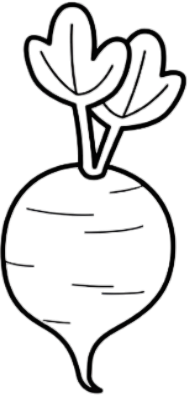
#> input picture assets/beet.png, 188 x 395 px; the run also reads 1 picture not shown here
$ python generatorV2.py
#> lines starting #> are read from the running program, lines starting #| are printed output that depends on the picture
import os
import random

from PIL import Image
from random import shuffle

# --------  SETTINGS  --------

output_dir = "output"
origin_dir = "assets"
background_name = "background.png"
count_of_objects = 8

max_rotation_angel = 90
min_rotation_angel = 0

padding_vertical = 150
padding_horizontal = 300
pixel_error_horizontal = 30
pixel_error_vertical = 30

# --------  EXECUTION  --------

# Getting all images names
objects_names_array = os.listdir(origin_dir)
objects_names_array.remove(background_name)
shuffle(objects_names_array)
# Saving from shuffled array only count of object
objects_names_array = objects_names_array[:count_of_objects]

# Opening the primary image (used in background)
background_img = Image.open(f"{origin_dir}/{background_name}")
bg_width, bg_height = background_img.size
#> bg_width = 1280; bg_height = 720

offsets = []
rotations = []
names = []

print(bg_width)
#| 1280

size_of_zone_horizontal = (bg_width - 2 * padding_horizontal) / count_of_objects
#> size_of_zone_horizontal = 85
size_of_zone_vertical = (bg_height - 2 * padding_vertical) / count_of_objects
#> size_of_zone_vertical = 52.5

base_x = [padding_horizontal + size_of_zone_horizontal * (idx + 0.5) for idx in range(count_of_objects)]
base_y = [padding_vertical + size_of_zone_vertical * (idx + 0.5) for idx in range(count_of_objects)]

print(base_x)
#| [342.5, 427.5, 512.5, 597.5, 682.5, 767.5, 852.5, 937.5]

shuffle(base_x)
shuffle(base_y)

# Pasting img2 image on top of img1
# starting at coordinates (0, 0)
for img_idx, img_name in enumerate(objects_names_array):
    img = Image.open(f"{origin_dir}/{img_name}").convert("RGBA")
#> img is the input picture: PIL image 188x395 RGBA; mean R, G, B, A 5.3, 5.2, 5.2, 29.4

    # Rotate image
    rotation_angel = random.randint(min_rotation_angel, max_rotation_angel)
    img = img.rotate(rotation_angel, expand=True)
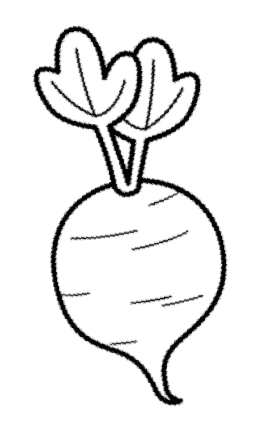
#> img: PIL image 268x427 RGBA; mean R, G, B, A 3.4, 3.4, 3.4, 19.1; transparent parts drawn white
    img_width, img_height = img.size
#> img_width = 268; img_height = 427

    # Finding coordinates
    new_x = int(base_x[img_idx] + random.randint(-pixel_error_horizontal, pixel_error_horizontal) - img_width / 2)
#> new_x = 812
    new_y = int(base_y[img_idx] + random.randint(-pixel_error_vertical, pixel_error_vertical) - img_height / 2)
#> new_y = 88

    background_img.paste(img, (new_x, new_y), mask=img)
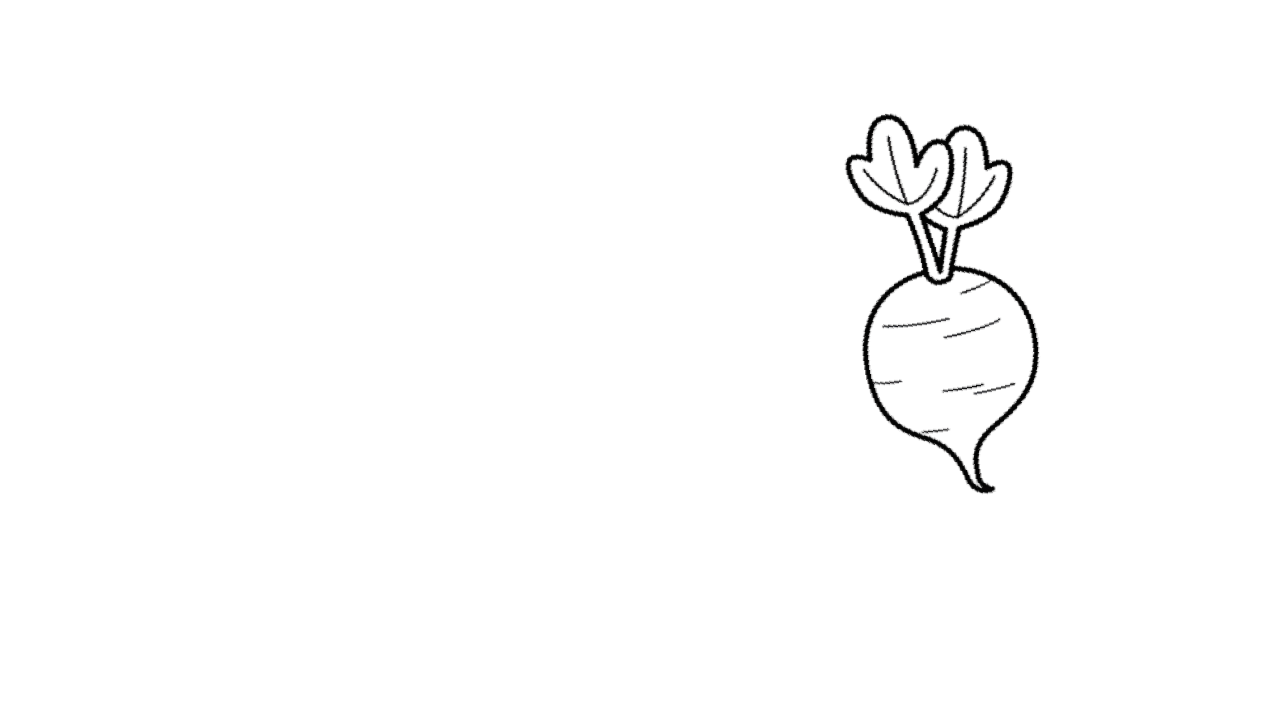
#> background_img: PIL image 1280x720 RGB; mean R, G, B 252.7, 252.7, 252.7

    offsets.append((new_x, new_y))
    rotations.append(rotation_angel)
    names.append(img_name)
#> pass 2 of the loop `for img_idx, img_name in enumerate(objects_names_array):`:
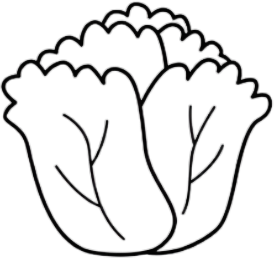
#> input picture assets/cabbage.png, 274 x 258 px
#> img is the input picture: PIL image 274x258 RGBA; mean R, G, B, A 11.3, 11.2, 11.3, 28.4
#> `img = img.rotate(rotation_angel, expand=True)`:
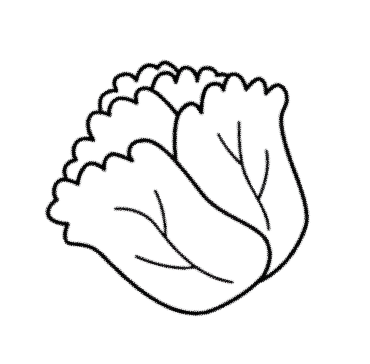
#> img: PIL image 370x364 RGBA; mean R, G, B, A 6, 5.9, 5.9, 14.9; transparent parts drawn white
#> `background_img.paste(img, (new_x, new_y), mask=img)`:
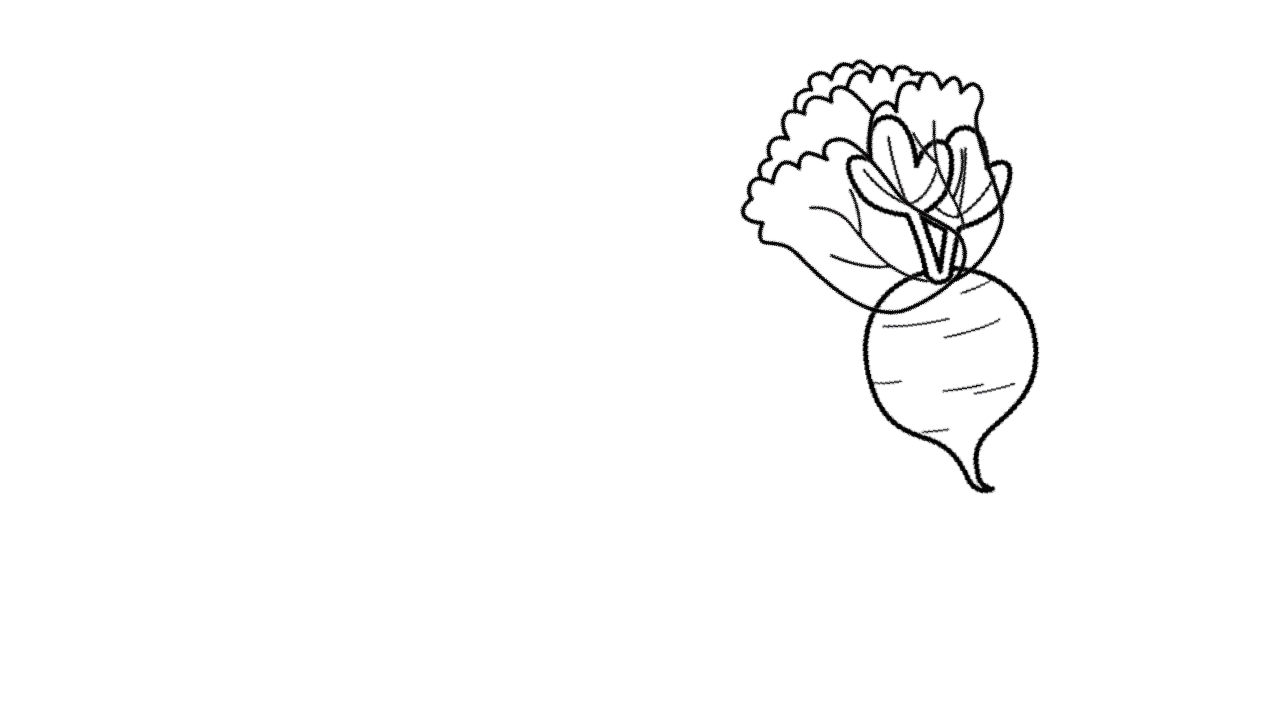
#> background_img: PIL image 1280x720 RGB; mean R, G, B 251, 251, 251
#> pass 3 of the loop `for img_idx, img_name in enumerate(objects_names_array):`:
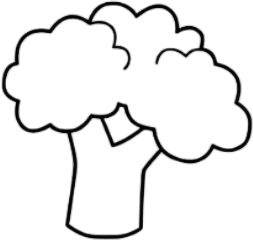
#> input picture assets/broccoli.png, 253 x 240 px
#> img is the input picture: PIL image 253x240 RGBA; mean R, G, B, A 4.3, 4.3, 4.3, 19.3
#> `img = img.rotate(rotation_angel, expand=True)`:
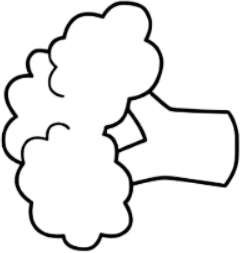
#> img: PIL image 240x253 RGBA; mean R, G, B, A 4.3, 4.3, 4.3, 19.3; transparent parts drawn white
#> `background_img.paste(img, (new_x, new_y), mask=img)`:
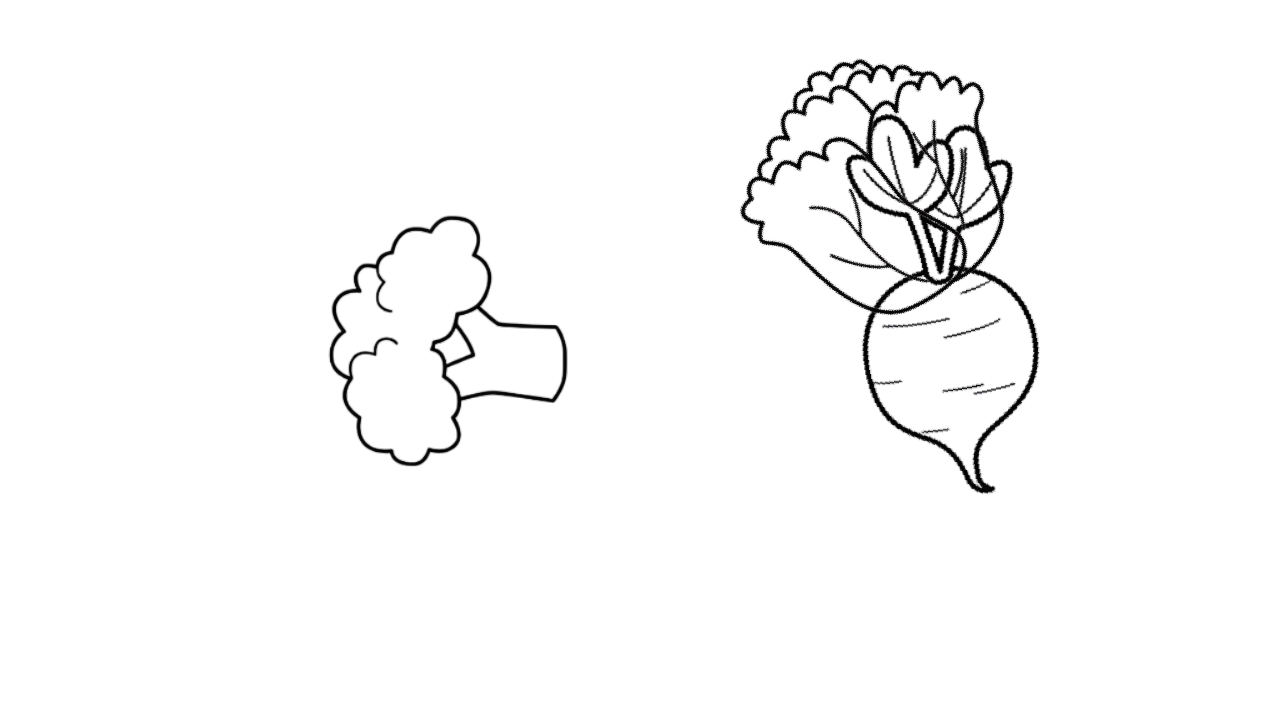
#> background_img: PIL image 1280x720 RGB; mean R, G, B 249.8, 249.8, 249.8

# Displaying the image
background_img.show()

# Writing data
background_img.save(f"{output_dir}/outputPicture.png")
with open(f"{output_dir}/description.txt", 'w') as out:
    for img_idx in range(len(objects_names_array)):
        out.write(f"{offsets[img_idx]};{rotations[img_idx]};{names[img_idx]}\n")
